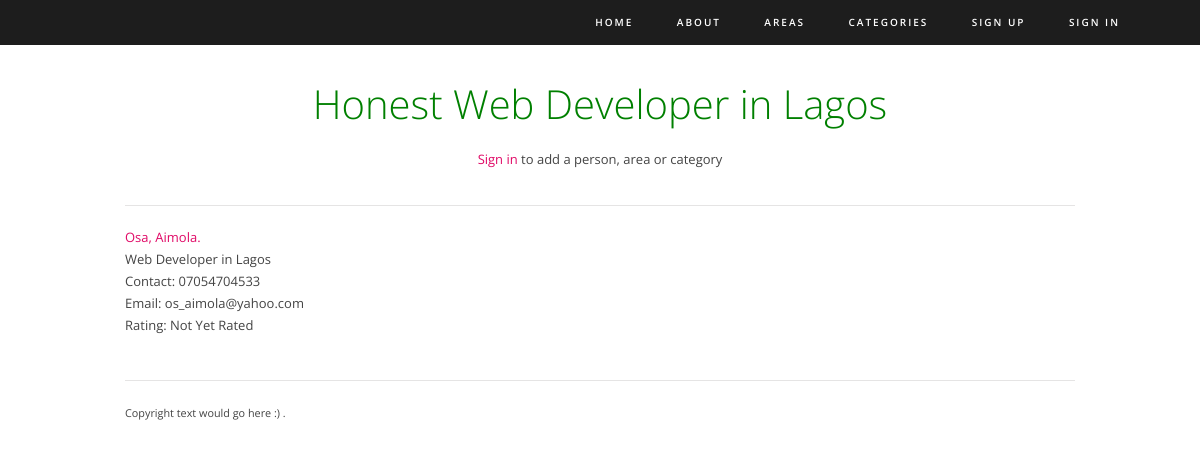
The page /honest/lagos/web-developer/ on the database its author committed.
### honest/models.py (models this page shows, shortened)
class Category(models.Model):
    category = models.CharField(max_length=100, unique=True, default='General',
                                help_text="Category of Service Provided")
    views = models.IntegerField(default=0)
    slug = models.SlugField()
    def __str__(self):
        return self.category

class Area(models.Model):
    state = models.CharField(max_length=100, unique=True, default='Nigeria')
    views = models.IntegerField(default=0)
    slug = models.SlugField()
    """ commented out, states are unique and cant have multiple areas
    area = models.CharField(max_length=100, unique=True, null=True)
    """
    def __str__(self):
        return self.state

class Person(models.Model):
    service = models.ForeignKey(Category, on_delete=models.PROTECT, related_name='service', help_text='Service')
    location = models.ForeignKey(Area, on_delete=models.PROTECT, related_name='location', help_text='Location (state)')
    first_name = models.CharField(max_length=60, help_text='First name')
    last_name = models.CharField(max_length=60, help_text='Last name (surname)')
    phone_number = models.CharField(max_length=14, validators=[
        MinLengthValidator(11, message='phone number must be 11 - 14 characters long')], help_text="phone number 11"
                                                                                                   "- 14 digits allowed")
    email = models.EmailField(max_length=150, blank=True, help_text='Valid email address')
    date_added = models.DateField(auto_now_add=True)
    views = models.IntegerField(default=0)
    upvotes = models.IntegerField(default=0)
    downvotes = models.IntegerField(default=0)
    rating = models.FloatField(default=0)
    def avg_rating(self):
        if self.rating == 0.0:
            return 'Not Yet Rated'
        else:
            return self.rating

### honest/views.py (the view)
# urls.py: path('<str:area_slug>/<str:category_slug>/', views.category_in_area, name='category_in_area'),
def category_in_area(request, area_slug, category_slug):
    category = Category.objects.get(slug=category_slug)
    area = Area.objects.get(slug=area_slug)
    people = Person.objects.filter(service=category, location=area)
    context = {'category': category, 'area': area, 'people': people}
    return render(request, 'honest/category_in_area.html', context)

### honest/templates/honest/category_in_area.html (shortened to what this page needs)
{% extends 'honest/themedbase.html' %}
{% block intro_block %}
    <h1>Honest {{category.category}} in {{area.state}}</h1>
    {% if user.is_authenticated %}
        <div class="one-third first"><a href="{% url 'honest:add_person' %}">Add a person</a></div>
        <div class="one-third"><a href="{% url 'honest:add_area' %}">Add an area</a></div>
        <div class="one-third"><a href="{% url 'honest:add_category' %}">Add a category</a></div>
    {% else %}
        <p><a href="{% url 'honest:login' %}">Sign in</a> to add a person, area or category</p>
    {% endif %}
{% endblock %}
{% block body_block %}
    {% for person in people %}
    <a href="{% url 'honest:person' person.location person.service person.id%}">{{person.first_name}}, {{person.last_name}}.</a>
            </br>{{person.service}} in {{person.location}}
            </br>Contact: {{person.phone_number}}
            </br>Email: {{person.email}}
            </br>Rating: {{person.avg_rating}}
    {% endfor %}
{% endblock %}

### static/honest/themedstyle.css (style rules this page uses)
html, body, div, span, applet, object, iframe, h1, h2, h3, h4, h5, h6, p, blockquote, pre, a, abbr, acronym, address, big, cite, code, del, dfn, em, img, ins, kbd, q, s, samp, small, strike, strong, sub, sup, tt, var, b, u, i, center, dl, dt, dd, ol, ul, li, fieldset, form, label, legend, table, caption, tbody, tfoot, thead, tr, th, td, article, aside, canvas, details, figcaption, figure, footer, header, hgroup, menu, nav, section, summary, time, mark, audio, video { margin:0; padding:0 }
h1, h2, h3, h4, h5, h6 { font-size:100%; font-weight:normal }
body { font-family:"Open Sans", sans-serif; font-size:13px; line-height:22px; color:#444444; padding:0; }
a, a:link { color:#e00966; text-decoration:none; }
h1, h2, h3, h4, h5, h6, p { margin-bottom:10px; }
h1, h2, h3, h4, h5, h6 { color:green; font-weight:300; }
h1 { font-size:30px; line-height:1.7em; }
#main-content .text-intro h1 { font-size:40px; color:green; text-align:center; }
#main-content .text-intro p { text-align:center; }

### rows shown on the page
Category: category "Web Developer"
Area: state "Lagos"
Person: first_name "Osa", last_name "Aimola", service "Web Developer", location "Lagos", phone_number "07054704533", email "os_aimola@yahoo.com", avg_rating "Not Yet Rated"
